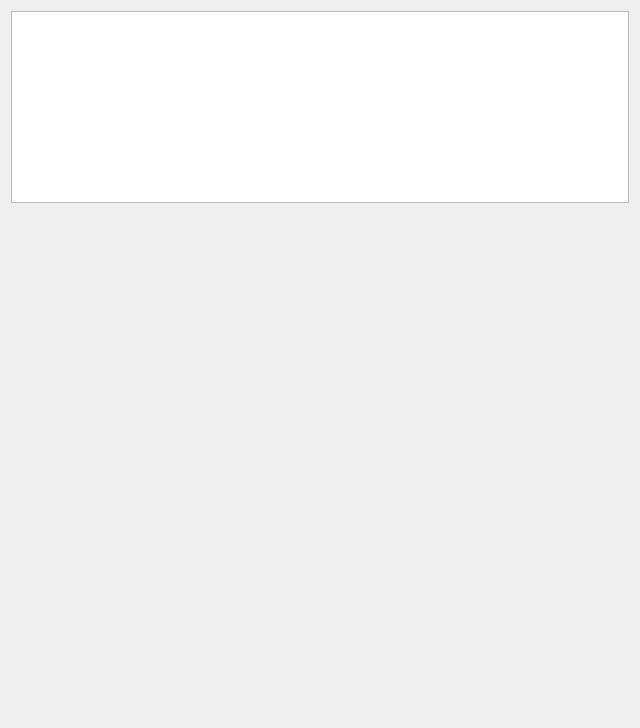
<?xml version="1.0" encoding="UTF-8"?>
<ui version="4.0">
 <class>CentralWidget</class>
 <widget class="QWidget" name="CentralWidget">
  <property name="geometry">
   <rect>
    <x>0</x>
    <y>0</y>
    <width>640</width>
    <height>728</height>
   </rect>
  </property>
  <property name="windowTitle">
   <string>Form</string>
  </property>
  <layout class="QVBoxLayout" name="verticalLayout" stretch="0,1">
   <item>
    <widget class="QGraphicsView" name="histogramWidget">
     <property name="sizePolicy">
      <sizepolicy hsizetype="Expanding" vsizetype="MinimumExpanding">
       <horstretch>0</horstretch>
       <verstretch>0</verstretch>
      </sizepolicy>
     </property>
    </widget>
   </item>
   <item>
    <widget class="pqTabbedMultiViewWidget" name="tabbedMultiViewWidget" native="true">
     <property name="sizePolicy">
      <sizepolicy hsizetype="Preferred" vsizetype="Expanding">
       <horstretch>0</horstretch>
       <verstretch>0</verstretch>
      </sizepolicy>
     </property>
     <property name="minimumSize">
      <size>
       <width>200</width>
       <height>200</height>
      </size>
     </property>
    </widget>
   </item>
  </layout>
 </widget>
 <customwidgets>
  <customwidget>
   <class>pqTabbedMultiViewWidget</class>
   <extends>QWidget</extends>
   <header>pqTabbedMultiViewWidget.h</header>
   <container>1</container>
  </customwidget>
 </customwidgets>
 <resources/>
 <connections/>
</ui>
